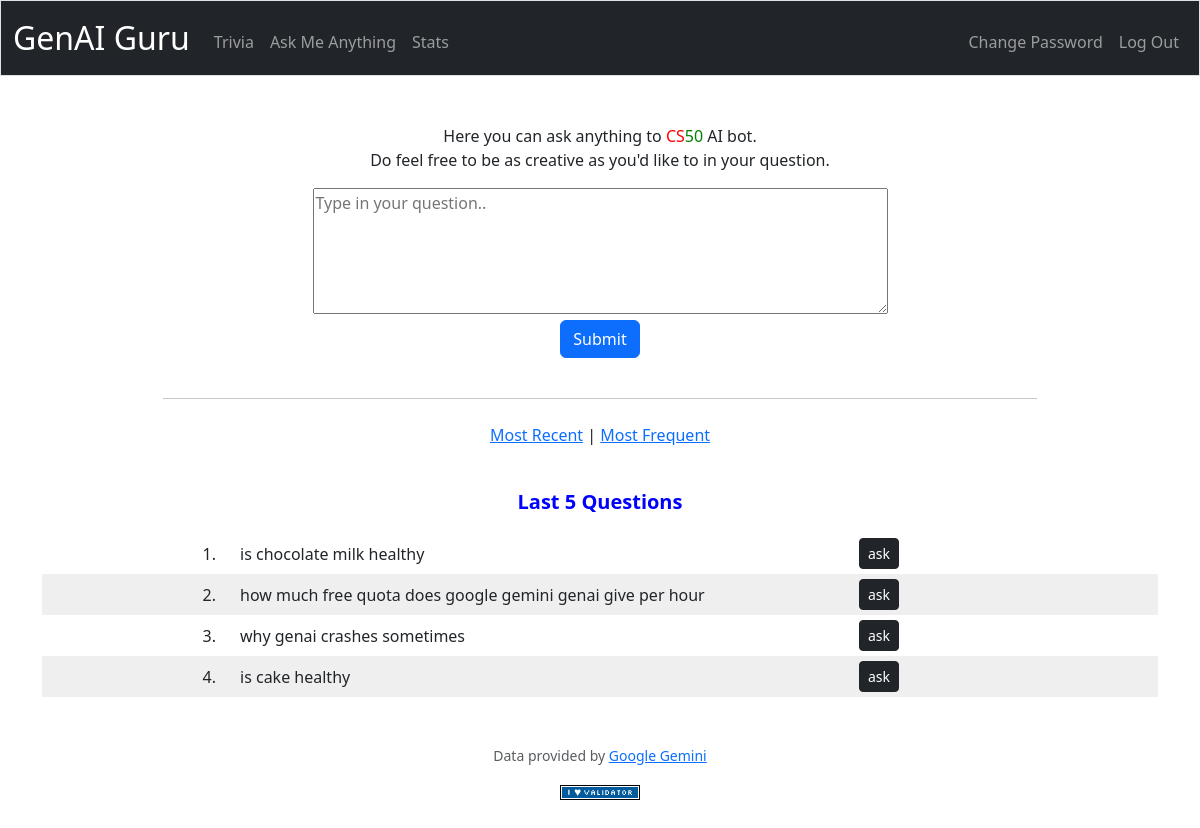
The app's page /ama (signed in) with its own data.
### tables this page shows
CREATE TABLE history (
    id INTEGER PRIMARY KEY AUTOINCREMENT NOT NULL,
    user_id INTEGER NOT NULL,
    question TEXT NOT NULL,
    counter INTEGER NOT NULL DEFAULT 1,
    timestamp TIMESTAMP,
    FOREIGN KEY (user_id) REFERENCES users(id)
);

### app.py (the view, shortened to what this page needs)
@app.route("/ama", methods=["GET", "POST"])
@login_required
def ama():
    user_id = session["user_id"]
    if request.method == "POST":
        question = request.form.get("question").strip()
        if (question is None or len(question) == 0):
            return apology("Missing question!")
        response = fetch_ama_response(question)
        return render_template("ama_done.html", question=question, answer=markdown(response))
    else:
        questionid = request.args.get("questionid")
        if not questionid:
            type = request.args.get("type")
            orderby = "timestamp"
            if type == "frequent":
                orderby = "counter"
            rows = db.execute("SELECT id, question FROM history WHERE user_id=? ORDER BY %s DESC \
                              LIMIT ?" % orderby, user_id, MOST_RECENT_QUESTIONS)
            questions = []
            for row in rows:
                questions.append((row["id"], row["question"]))
            return render_template("ama.html", questions=questions)

### app.py (called while the page is built)
@app.after_request
def after_request(response):
    response.headers["Cache-Control"] = "no-cache, no-store, must-revalidate"
    response.headers["Expires"] = 0
    response.headers["Pragma"] = "no-cache"
    return response

### helpers.py (called while the page is built)
def login_required(f):
    @wraps(f)
    def decorated_function(*args, **kwargs):
        if session.get("user_id") is None:
            return redirect("/login")
        return f(*args, **kwargs)
    return decorated_function

### templates/ama.html (shortened to what this page needs)
{% extends "layout.html" %}
{% block main %}
<div class="container-fluid">
    Here you can ask anything to <span class="red">CS</span><span class="green">50</span> AI bot.
    <br>Do feel free to be as creative as you'd like to in your question.
    <form action="/ama" method="POST">
      <textarea name="question" cols=60 rows=5 placeholder="Type in your question.."></textarea>
      <p><button type="submit" class="btn btn-primary">Submit</button></p>
    </form>
    <br>
</div>
<div class="container">
  <hr>
  <br>
  <p><a href="/ama">Most Recent</a> |
    <a href="/ama?type=frequent">Most Frequent</a>
  </p>
  <br>
  <p class="title">Last 5 Questions</p>
  {% for qq in questions %}
    <div class="row row-striped align-items-center">
        <div class="col-md-2 text-end">{{loop.index}}. </div>
        <div class="col-md-6 text-start">{{qq[1]}}</div>
        <div class="col-md-2"><a href="ama?questionid={{qq[0]}}" class="btn-sm btn btn-dark" style="margin: 5px">ask</a></div>
    </div>
  {% endfor %}
</div>
{% endblock %}

### static/styles.css (style rules this page uses)
.row-striped:nth-of-type(even) { background-color: #efefef; }
.row-striped:nth-of-type(odd) { background-color: #ffffff; }
.green { color: green; }
.red { color: red; }
.title { font-size: 20px; font-weight: bold; color: blue; }
hr { width: 80%; margin: 0 auto; }

### records on screen
history: question "is chocolate milk healthy"
history: question "how much free quota does google gemini genai give per hour"
history: question "why genai crashes sometimes"
history: question "is cake healthy"
